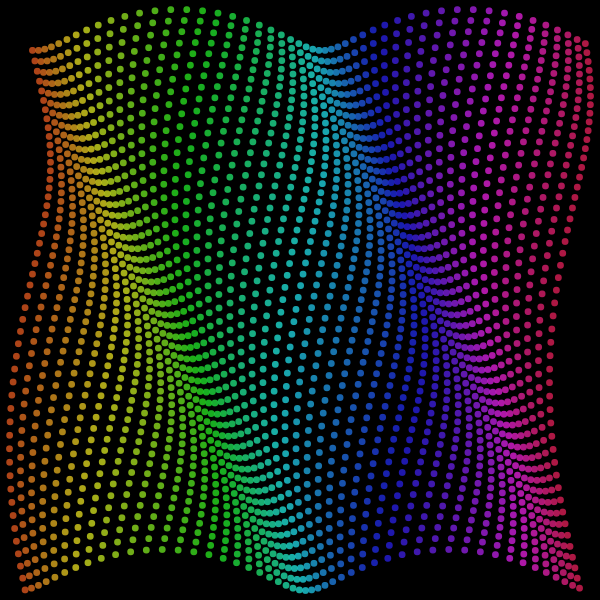
Frame 1 (no input)
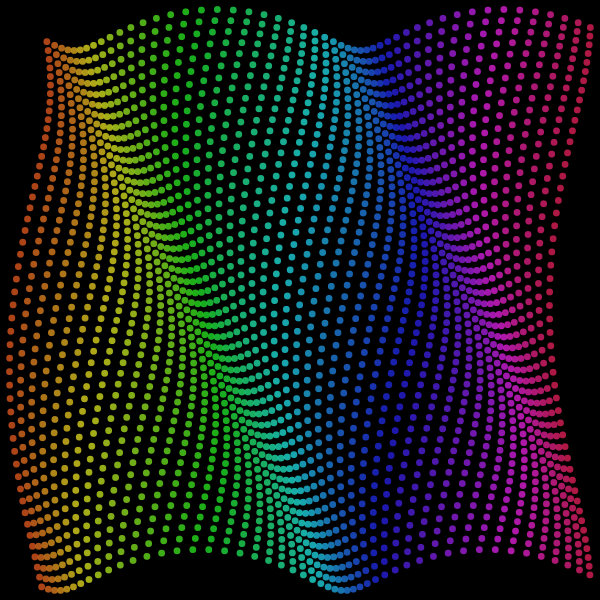
Frame 60 (the mouse pressed at the canvas centre just before this capture)
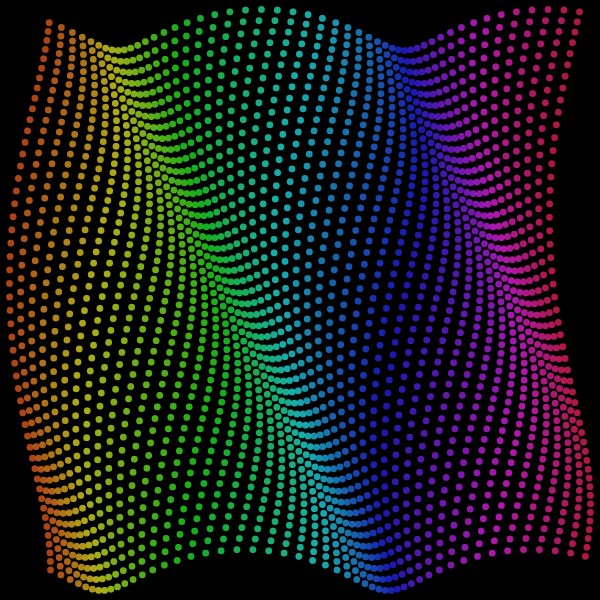
Frame 120 (the mouse held since frame 60 and released just before this capture)

The Processing sketch that drew these frames (run headless with seeded random() and noise(); from frame 60 on, the mouse is pressed at the canvas centre):

// Processing sketch: processing_151514
// ── processing_151514.pde

/*
 * Creative Coding
 * Week 2, 05 - Moving Patterns 1
 * by Indae Hwang and Jon McCormack // edited by Patrick O'Neill
 * Copyright (c) 2014 Monash University
 *
 * This sketch builds on the previous sketches, drawing shapes based on the
 * current framerate. The movement of individual shapes combine to create a
 * gestalt field of motion. Use the arrow keys on your keyboard to change the
 * frame rate.
 *
 */
 
// variable used to store the current frame rate value
float frame_rate_value;
 
void setup() {
  size(600,600);
 
  frame_rate_value = 26;
  frameRate(30);
  rectMode(CENTER);
  background(255);
  colorMode(HSB);
}
 
 
void draw() {
 
  background(0);
  //colorMode(RGB, 22, 220, 220);
 
  int num = 50;
  int margin = 30;
  float gutter = -30; //distance between each cell
  float cellsize = ( width - (2 * margin) - gutter * (num - 1) ) / (num - 1);
 
  int circleNumber = 0; // counter
  for (int i=0; i<num; i++) {
    for (int j=0; j<num; j++) {
      circleNumber = (i * num) + j; // different way to calculate the circle number from w2_04
 
      float tx = margin + cellsize * i + gutter * i;
      float ty = margin + cellsize * j + gutter * j;
 
      movingCircle(tx, ty, cellsize, circleNumber);
    }
  }
} //end of draw
 
 
void movingCircle(float x, float y, float size, int circleNum) {
 
  float finalAngle;
  finalAngle = frameCount + circleNum ;
  float col = map(x,0,width,0,255);
   
 
  //the rotating angle for each tempX and tempY postion is affected by frameRate and angle; 
  float tempX = x + (size / 2) * sin(PI / frame_rate_value * finalAngle);
  float tempY = y + (size / 2) * cos(PI / frame_rate_value * finalAngle);
 
  noStroke();
  fill(col,220,220,200);
  rect(tempX,tempY,size/6,size/6,size/2);
  
  //ellipse(tempX, tempY, size/5, size/5);
 // rect(tempX, tempY, 1, size*5);
  stroke(0);
  noFill();
  stroke(0);
// line(x, y, tempX, tempY);
   
   
}
 
 
/*
 * keyReleased function
 *
 * called automatically by Processing when a keyboard key is released
 */
void keyReleased() {
 
  // right arrow -- increase frame_rate_value
  if (keyCode == RIGHT && frame_rate_value < 60) {
    frame_rate_value++;
  }
 
  // left arrow -- decrease frame_rate_value
  if ( keyCode == LEFT && frame_rate_value > 1) {
    frame_rate_value--;
  }
 
  // set the frameRate and print current value on the screen
  frameRate(frame_rate_value);
  println("Current frame Rate is: " + frame_rate_value);
}
